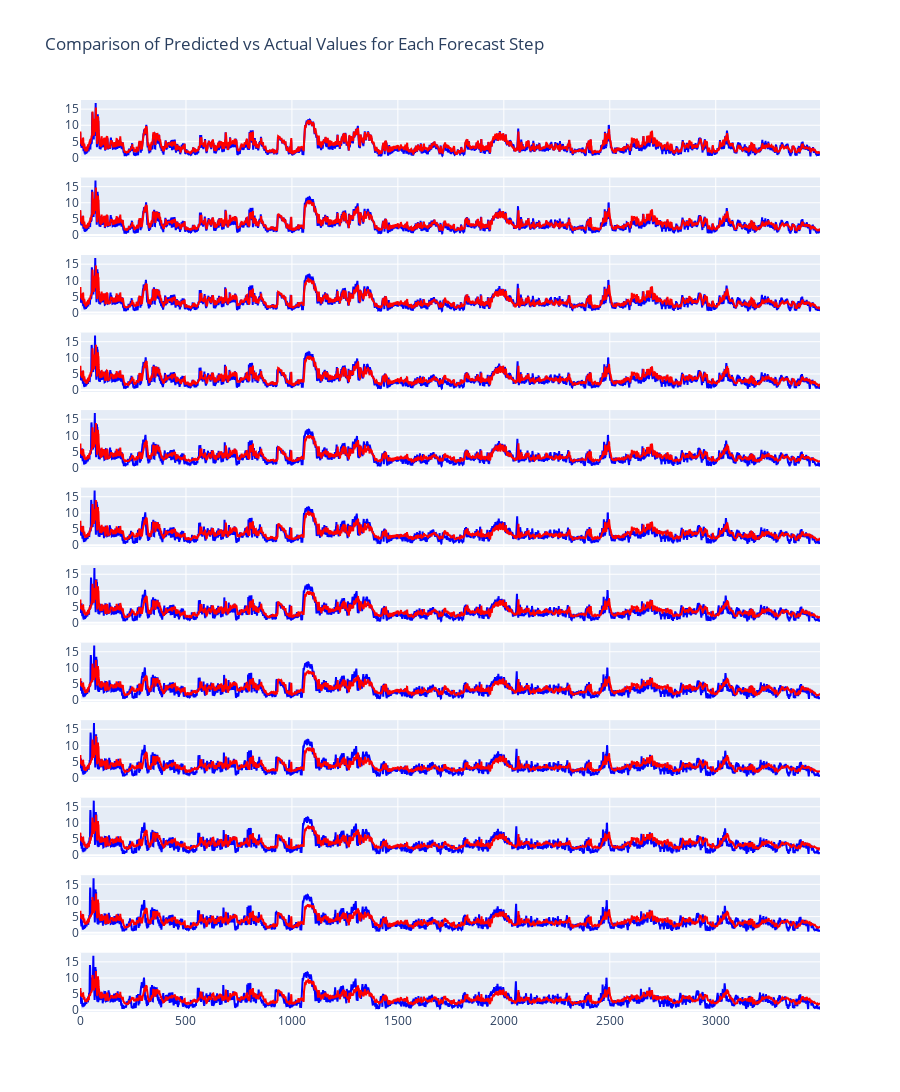

Notebook code for this chart:
### Code cell
import plotly.graph_objects as go
from plotly.subplots import make_subplots

# Create a subplot figure with 12 rows and 1 column
fig = make_subplots(rows=12, cols=1, shared_xaxes=True, vertical_spacing=0.02)

# Iterate over each forecast step and add a trace for actual and predicted values
for i in range(12):
    fig.add_trace(go.Scatter(
        x=list(range(len(y_test[:, i]))),
        y=y_test[:, i],
        mode='lines',
        name=f'Actual (Step {i+1})',
        line=dict(color='blue')
    ), row=i+1, col=1)
    
    fig.add_trace(go.Scatter(
        x=list(range(len(y_pred[:, i]))),
        y=y_pred[:, i],
        mode='lines',
        name=f'Predicted (Step {i+1})',
        line=dict(color='red')
    ), row=i+1, col=1)

# Update layout
fig.update_layout(
    title='Comparison of Predicted vs Actual Values for Each Forecast Step',
    height=3000,  # Increase height to fit all subplots
    showlegend=False  # Disable legend to avoid repetition
)

# Show the plot
fig.show()

### Figure 1 — Plotly figure (JSON) as saved in the notebook; plotly's stock layout.template omitted (floating-point values rounded to 4 significant figures; data arrays with more than 128 entries replaced by an {"elided": "..."} marker saying what was removed)
{"data": [{"line": {"color": "blue"}, "mode": "lines", "name": "Actual (Step 1)", "type": "scatter", "x": {"elided": "3493 int values"}, "xaxis": "x", "y": {"elided": "3493 float values"}, "yaxis": "y"}, {"line": {"color": "red"}, "mode": "lines", "name": "Predicted (Step 1)", "type": "scatter", "x": {"elided": "3493 int values"}, "xaxis": "x", "y": {"elided": "3493 float values"}, "yaxis": "y"}, {"line": {"color": "blue"}, "mode": "lines", "name": "Actual (Step 2)", "type": "scatter", "x": {"elided": "3493 int values"}, "xaxis": "x2", "y": {"elided": "3493 float values"}, "yaxis": "y2"}, {"line": {"color": "red"}, "mode": "lines", "name": "Predicted (Step 2)", "type": "scatter", "x": {"elided": "3493 int values"}, "xaxis": "x2", "y": {"elided": "3493 float values"}, "yaxis": "y2"}, {"line": {"color": "blue"}, "mode": "lines", "name": "Actual (Step 3)", "type": "scatter", "x": {"elided": "3493 int values"}, "xaxis": "x3", "y": {"elided": "3493 float values"}, "yaxis": "y3"}, {"line": {"color": "red"}, "mode": "lines", "name": "Predicted (Step 3)", "type": "scatter", "x": {"elided": "3493 int values"}, "xaxis": "x3", "y": {"elided": "3493 float values"}, "yaxis": "y3"}, {"line": {"color": "blue"}, "mode": "lines", "name": "Actual (Step 4)", "type": "scatter", "x": {"elided": "3493 int values"}, "xaxis": "x4", "y": {"elided": "3493 float values"}, "yaxis": "y4"}, {"line": {"color": "red"}, "mode": "lines", "name": "Predicted (Step 4)", "type": "scatter", "x": {"elided": "3493 int values"}, "xaxis": "x4", "y": {"elided": "3493 float values"}, "yaxis": "y4"}, {"line": {"color": "blue"}, "mode": "lines", "name": "Actual (Step 5)", "type": "scatter", "x": {"elided": "3493 int values"}, "xaxis": "x5", "y": {"elided": "3493 float values"}, "yaxis": "y5"}, {"line": {"color": "red"}, "mode": "lines", "name": "Predicted (Step 5)", "type": "scatter", "x": {"elided": "3493 int values"}, "xaxis": "x5", "y": {"elided": "3493 float values"}, "yaxis": "y5"}, {"line": {"color": "blue"}, "mode": "lines", "name": "Actual (Step 6)", "type": "scatter", "x": {"elided": "3493 int values"}, "xaxis": "x6", "y": {"elided": "3493 float values"}, "yaxis": "y6"}, {"line": {"color": "red"}, "mode": "lines", "name": "Predicted (Step 6)", "type": "scatter", "x": {"elided": "3493 int values"}, "xaxis": "x6", "y": {"elided": "3493 float values"}, "yaxis": "y6"}, {"line": {"color": "blue"}, "mode": "lines", "name": "Actual (Step 7)", "type": "scatter", "x": {"elided": "3493 int values"}, "xaxis": "x7", "y": {"elided": "3493 float values"}, "yaxis": "y7"}, {"line": {"color": "red"}, "mode": "lines", "name": "Predicted (Step 7)", "type": "scatter", "x": {"elided": "3493 int values"}, "xaxis": "x7", "y": {"elided": "3493 float values"}, "yaxis": "y7"}, {"line": {"color": "blue"}, "mode": "lines", "name": "Actual (Step 8)", "type": "scatter", "x": {"elided": "3493 int values"}, "xaxis": "x8", "y": {"elided": "3493 float values"}, "yaxis": "y8"}, {"line": {"color": "red"}, "mode": "lines", "name": "Predicted (Step 8)", "type": "scatter", "x": {"elided": "3493 int values"}, "xaxis": "x8", "y": {"elided": "3493 float values"}, "yaxis": "y8"}, {"line": {"color": "blue"}, "mode": "lines", "name": "Actual (Step 9)", "type": "scatter", "x": {"elided": "3493 int values"}, "xaxis": "x9", "y": {"elided": "3493 float values"}, "yaxis": "y9"}, {"line": {"color": "red"}, "mode": "lines", "name": "Predicted (Step 9)", "type": "scatter", "x": {"elided": "3493 int values"}, "xaxis": "x9", "y": {"elided": "3493 float values"}, "yaxis": "y9"}, {"line": {"color": "blue"}, "mode": "lines", "name": "Actual (Step 10)", "type": "scatter", "x": {"elided": "3493 int values"}, "xaxis": "x10", "y": {"elided": "3493 float values"}, "yaxis": "y10"}, {"line": {"color": "red"}, "mode": "lines", "name": "Predicted (Step 10)", "type": "scatter", "x": {"elided": "3493 int values"}, "xaxis": "x10", "y": {"elided": "3493 float values"}, "yaxis": "y10"}, {"line": {"color": "blue"}, "mode": "lines", "name": "Actual (Step 11)", "type": "scatter", "x": {"elided": "3493 int values"}, "xaxis": "x11", "y": {"elided": "3493 float values"}, "yaxis": "y11"}, {"line": {"color": "red"}, "mode": "lines", "name": "Predicted (Step 11)", "type": "scatter", "x": {"elided": "3493 int values"}, "xaxis": "x11", "y": {"elided": "3493 float values"}, "yaxis": "y11"}, {"line": {"color": "blue"}, "mode": "lines", "name": "Actual (Step 12)", "type": "scatter", "x": {"elided": "3493 int values"}, "xaxis": "x12", "y": {"elided": "3493 float values"}, "yaxis": "y12"}, {"line": {"color": "red"}, "mode": "lines", "name": "Predicted (Step 12)", "type": "scatter", "x": {"elided": "3493 int values"}, "xaxis": "x12", "y": {"elided": "3493 float values"}, "yaxis": "y12"}], "layout": {"height": 3000, "showlegend": false, "title": {"text": "Comparison of Predicted vs Actual Values for Each Forecast Step"}, "xaxis": {"anchor": "y", "domain": [0, 1], "matches": "x12", "showticklabels": false}, "xaxis10": {"anchor": "y10", "domain": [0, 1], "matches": "x12", "showticklabels": false}, "xaxis11": {"anchor": "y11", "domain": [0, 1], "matches": "x12", "showticklabels": false}, "xaxis12": {"anchor": "y12", "domain": [0, 1]}, "xaxis2": {"anchor": "y2", "domain": [0, 1], "matches": "x12", "showticklabels": false}, "xaxis3": {"anchor": "y3", "domain": [0, 1], "matches": "x12", "showticklabels": false}, "xaxis4": {"anchor": "y4", "domain": [0, 1], "matches": "x12", "showticklabels": false}, "xaxis5": {"anchor": "y5", "domain": [0, 1], "matches": "x12", "showticklabels": false}, "xaxis6": {"anchor": "y6", "domain": [0, 1], "matches": "x12", "showticklabels": false}, "xaxis7": {"anchor": "y7", "domain": [0, 1], "matches": "x12", "showticklabels": false}, "xaxis8": {"anchor": "y8", "domain": [0, 1], "matches": "x12", "showticklabels": false}, "xaxis9": {"anchor": "y9", "domain": [0, 1], "matches": "x12", "showticklabels": false}, "yaxis": {"anchor": "x", "domain": [0.935, 1.0]}, "yaxis10": {"anchor": "x10", "domain": [0.17, 0.235]}, "yaxis11": {"anchor": "x11", "domain": [0.085, 0.15]}, "yaxis12": {"anchor": "x12", "domain": [0, 0.065]}, "yaxis2": {"anchor": "x2", "domain": [0.85, 0.915]}, "yaxis3": {"anchor": "x3", "domain": [0.765, 0.83]}, "yaxis4": {"anchor": "x4", "domain": [0.68, 0.745]}, "yaxis5": {"anchor": "x5", "domain": [0.595, 0.66]}, "yaxis6": {"anchor": "x6", "domain": [0.51, 0.575]}, "yaxis7": {"anchor": "x7", "domain": [0.425, 0.49]}, "yaxis8": {"anchor": "x8", "domain": [0.34, 0.405]}, "yaxis9": {"anchor": "x9", "domain": [0.255, 0.32]}}}
